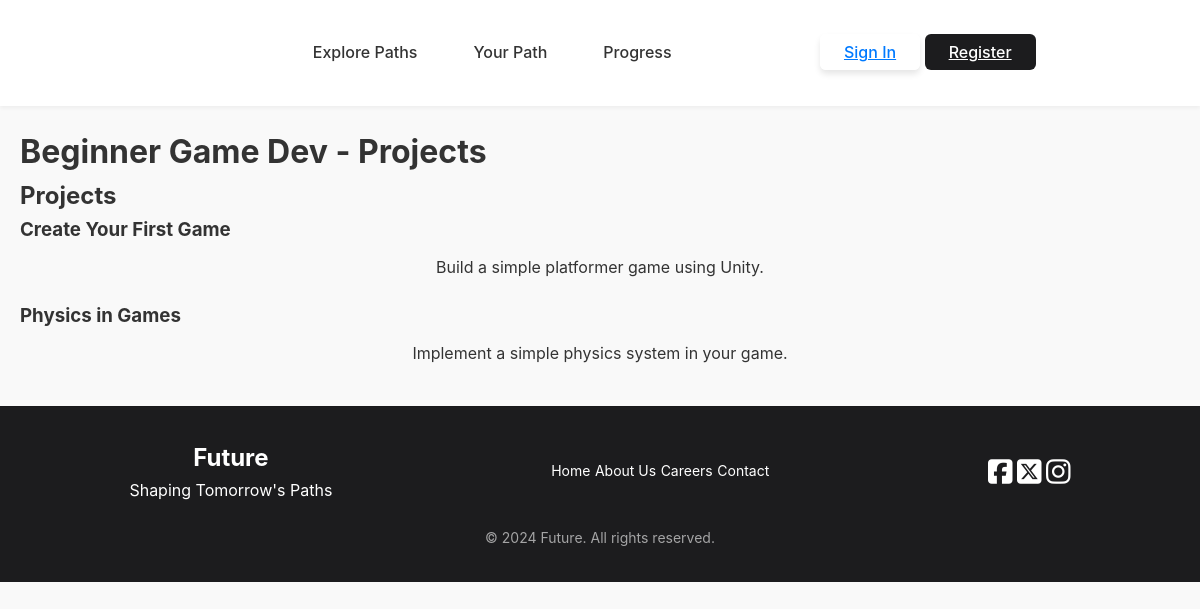
Page /content/projects/?path_id=1 on the earlier database version.
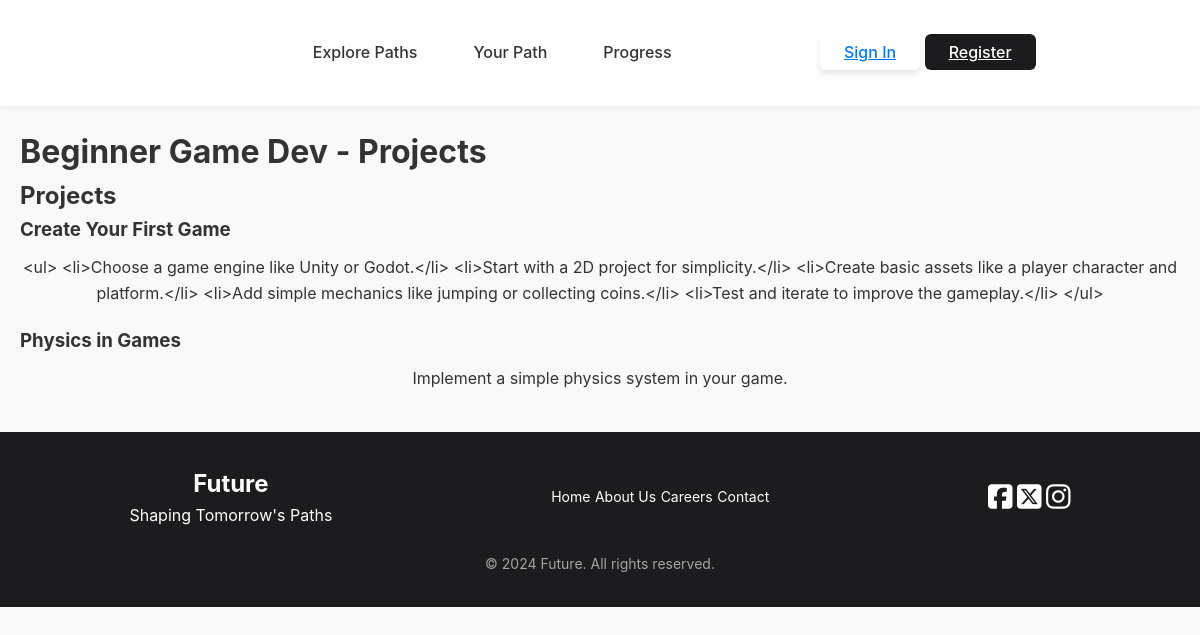
Same page on the later database version.
### future/models.py (models this page shows, shortened)
class Path(models.Model):
    name = models.CharField(max_length=200)
    description = models.TextField()
    track = models.ForeignKey(Track, on_delete=models.CASCADE, related_name='paths')

class Project(models.Model):
    path = models.ForeignKey(Path, on_delete=models.CASCADE, related_name='projects')
    title = models.CharField(max_length=200)
    description = models.TextField()

### future/views.py (the view)
# urls.py: path('content/<str:content_type>/', views.dynamic_content_view, name='dynamic_content'),
def dynamic_content_view(request, content_type):
    path_id = request.GET.get('path_id')  # Get the path ID from query parameters
    if not path_id:
        raise Http404("Path ID is missing or invalid.")  # Handle missing path_id gracefully
    path = get_object_or_404(Path, id=path_id)  # Ensure the path exists
    if content_type == 'videos':
        content = path.videos.all()  # Fetch all videos for the selected path
    elif content_type == 'resources':
        content = path.resources.all()  # Fetch all resources for the selected path
    elif content_type == 'projects':
        content = path.projects.all()  # Fetch all projects for the selected path
    else:
        raise Http404("Invalid content type selected.")  # Handle invalid content types
    return render(request, 'dynamic_content.html', {
        'path': path,
        'content_type': content_type,
        'content': content,
    })

### future/templates/dynamic_content.html (shortened to what this page needs)
{% extends "base.html" %}
{% block content %}
<div class="dynamic-content-section">
    <h1>{{ path.name }} - {{ content_type|capfirst }}</h1>
    {% if content_type == 'videos' %}
        <h2>Videos</h2>
        <ul class="content-list">
            {% for video in content %}
                <li class="content-item">
                    <h3>{{ video.title }}</h3>
                    <iframe src="{{ video.video_url }}" frameborder="0" allowfullscreen></iframe>
                </li>
            {% endfor %}
        </ul>
    {% elif content_type == 'projects' %}
        <h2>Projects</h2>
        <ul class="content-list">
            {% for project in content %}
                <li class="content-item">
                    <h3>{{ project.title }}</h3>
                    <p>{{ project.description }}</p>
                </li>
            {% endfor %}
        </ul>
    {% else %}
        <p class="error-message">Invalid content type selected.</p>
    {% endif %}
</div>
{% endblock content %}

### future/templates/base.html (shortened to what this page needs)
<!DOCTYPE html>
{% load static %}
<html lang="en">
	<head>
		<link rel="stylesheet" href="{% static 'styles/style.css' %}" />
		<link
			rel="stylesheet"
			href="https://cdnjs.cloudflare.com/ajax/libs/font-awesome/6.6.0/css/all.min.css"
		/>
	</head>
	<body>
		{% include 'header.html' %}
		<main>
			{% block content %} {% endblock content %}
		</main>
		{% include 'footer.html' %}
	</body>
</html>

### future/templates/header.html (shortened to what this page needs)
<header class="header">
    <nav class="navigation-pill-list">
        <a href="{% url 'home' %}" class="navigation-pill {% if request.resolver_match.url_name == 'home' %}active{% endif %}">Explore Paths</a>
        <a href="{% url 'view_path' %}" class="navigation-pill {% if request.resolver_match.url_name == 'view_path' %}active{% endif %}">Your Path</a>
        <a href="{% url 'progress' %}" class="navigation-pill {% if request.resolver_match.url_name == 'progress' %}active{% endif %}">Progress</a>
    </nav>
    <div class="header-auth">
        {% if request.user.is_authenticated %}
        <a href="{% url 'logout' %}" class="button dark">Logout</a>
        <a href="" class="button light">
                {{request.user.username}}<span>@{{request.user.username}}</span>
        </a>
        {% else %}
        <a href="{% url 'login' %}" class="button light">Sign in</a>
        <a href="{% url 'register' %}" class="button dark">Register</a>
        {% endif %}
    </div>
</header>

### future/templates/footer.html (shortened to what this page needs)
{% load static %}
<footer class="footer">
	<div class="footer-content">
		<div class="footer-logo">
			<h2>Future</h2>
			<p>Shaping Tomorrow's Paths</p>
		</div>
		<div class="footer-nav">
			<a href="#">Home</a>
			<a href="#">About Us</a>
			<a href="#">Careers</a>
			<a href="#">Contact</a>
		</div>
		<div class="footer-social">
			<a href="#" aria-label="Facebook"
				></a>
			<a href="#" aria-label="Twitter"
				></a>
			<a href="#" aria-label="Instagram"
				></a>
		</div>
	</div>
	<div class="footer-bottom">
		<p>&copy; {{ current_year|default:2024 }} Future. All rights reserved.</p>
	</div>
</footer>

### future/static/styles/style.css (style rules this page uses)
:root { --font-family-sans: "San Francisco", -apple-system, BlinkMacSystemFont, "Segoe UI", Helvetica, Arial, sans-serif; --font-size-large: 18px; --font-size-medium: 16px; --font-size-small: 14px; --spacing-large: 32px; --spacing-medium: 24px; --spacing-small: 16px; --spacing-xsmall: 8px; --radius-small: 6px; --radius-medium: 12px; --color-light-background: #f9f9f9; --color-dark-background: #1c1c1e; --color-light-text: #333333; --color-dark-text: #ffffff; --color-accent: #007aff; --color-border: rgba(0, 0, 0, 0.1); }
* { margin: 0; padding: 0; box-sizing: border-box; }
body { font-family: var(--font-family-sans); font-size: var(--font-size-medium); color: var(--color-light-text); background-color: var(--color-light-background); line-height: 1.6; }
.button { padding: var(--spacing-xsmall) var(--spacing-medium); border-radius: var(--radius-small); font-size: var(--font-size-medium); font-weight: 500; text-transform: capitalize; cursor: pointer; transition: background-color 0.3s ease, color 0.3s ease; border: none; }
.button.light { background-color: #ffffff; color: var(--color-accent); box-shadow: 0px 4px 6px rgba(0, 0, 0, 0.1); }
.button.dark { background-color: var(--color-dark-background); color: var(--color-dark-text); }
.header { display: flex; justify-content: space-between; align-items: center; padding: var(--spacing-large); background-color: #ffffff; box-shadow: 0px 2px 4px rgba(0, 0, 0, 0.05); }
.navigation-pill-list { display: flex; gap: var(--spacing-medium); }
.navigation-pill { padding: var(--spacing-xsmall) var(--spacing-small); border-radius: var(--radius-small); font-size: var(--font-size-medium); font-weight: 500; color: var(--color-light-text); text-decoration: none; transition: background-color 0.3s ease, color 0.3s ease; }
.footer { background-color: var(--color-dark-background); color: var(--color-dark-text); padding: var(--spacing-large); text-align: center; border-top: 1px solid var(--color-border); }
.footer-content { display: flex; justify-content: space-between; flex-wrap: wrap; gap: var(--spacing-medium); align-items: center; }
.footer-content a { color: var(--color-dark-text); text-decoration: none; font-size: var(--font-size-small); transition: color 0.3s ease; }
.footer-bottom { margin-top: var(--spacing-medium); font-size: var(--font-size-small); color: rgba(255, 255, 255, 0.6); }
.dynamic-content-section { padding: 20px; }
.content-list { list-style: none; padding: 0; }
.content-item { margin-bottom: 20px; }
.content-item h3 { margin-bottom: 10px; }
div { margin: 0 auto; }
p { text-align: center; }
ul { list-style: none; }

Differences in the rows shown:
changed Project "Create Your First Game": description "Build a simple platformer game using Unity." → "<ul> <li>Choose a game engine like Unity or Godot.</li> <li>Start with a 2D project for simplicity.</li> <li>Create basic assets like a player character and platform.</li> <li>Add simple mechanics like jumping or collecting coins.</li> <li>Test and iterate to improve the gameplay.</li> </ul>"
